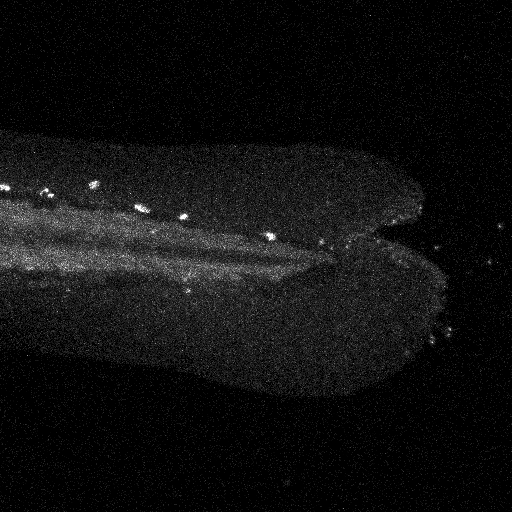
%> input picture Script_Z_Supplementary/fluorescent_fish.tif, 512 x 512 px
$ octave Supplementary_ScriptS1.m   (GNU Octave 9; MATLAB toolbox functions it lacks are replaced by stand-ins)
%> lines starting %> are read from the running program, lines starting %| are printed output that depends on the picture; in (x1, y1, x2, y2) boxes, pixels count from 0 and x2, y2 are one past the last pixel; in counts of white or black regions, pixels touching at a corner belong together; the program's own positions count from 1
### Script_E_Functions/imoverlay.m
function out = imoverlay(in, mask, color)
%IMOVERLAY Create a mask-based image overlay.
%   OUT = IMOVERLAY(IN, MASK, COLOR) takes an input image, IN, and a binary
%   image, MASK, and produces an output image whose pixels in the MASK
%   locations have the specified COLOR.
%
%   IN should be a grayscale or an RGB image of class uint8, uint8, int8,
%   logical, double, or single.  If IN is double or single, it should be in
%   the range [0, 1].  If it is not in that range, you might want to use
%   mat2gray to scale it into that range.
%
%   MASK should be a two-dimensional logical matrix.
%
%   COLOR should be a 1-by-3 vector of values in the range [0, 1].  [0 0 0]
%   is black, and [1 1 1] is white.
%
%   OUT is a uint8 RGB image.
%
%   Examples
%   --------
%   Overlay edge detection result in green over the original image.
%
%       I = imread('cameraman.tif');
%       bw = edge(I, 'canny');
%       rgb = imoverlay(I, bw, [0 1 0]);
%       imshow(rgb)
%
%   Treating the output of peaks as an image, overlay the values greater than
%   7 in red.  The output of peaks is not in the usual grayscale image range
%   of [0, 1], so use mat2gray to scale it.
%
%       I = peaks;
%       mask = I > 7;
%       rgb = imoverlay(mat2gray(I), mask, [1 0 0]);
%       imshow(rgb, 'InitialMagnification', 'fit')

%   Steven L. Eddins
%   Copyright 2006-2012 The MathWorks, Inc.

% If the user doesn't specify the color, use white.
DEFAULT_COLOR = [1 1 1];
if nargin < 3
    color = DEFAULT_COLOR;
end

% Force the 2nd input to be logical.
mask = (mask ~= 0);

% Make the uint8 the working data class.  The output is also uint8.
in_uint8 = im2uint8(in);
color_uint8 = im2uint8(color);

% Initialize the red, green, and blue output channels.
if ndims(in_uint8) == 2
    % Input is grayscale.  Initialize all output channels the same.
    out_red   = in_uint8;
    out_green = in_uint8;
    out_blue  = in_uint8;
else
    % Input is RGB truecolor.
    out_red   = in_uint8(:,:,1);
    out_green = in_uint8(:,:,2);
    out_blue  = in_uint8(:,:,3);
end

% Replace output channel values in the mask locations with the appropriate
% color value.
out_red(mask)   = color_uint8(1);
out_green(mask) = color_uint8(2);
out_blue(mask)  = color_uint8(3);

% Form an RGB truecolor image by concatenating the channel matrices along
% the third dimension.
out = cat(3, out_red, out_green, out_blue);

### Script_Z_Supplementary/Supplementary_ScriptS1.m
%% Unique to ADP
clear
dirScript_Z_Supplementary      ='C:\Users\ilyaVM\Dropbox\Zirmi\Script_Z_Supplementary';
dirScript_E_Functions          ='C:\Users\ilyaVM\Dropbox\Zirmi\Script_E_Functions';
%% Supplementary_ScriptS1
%   Zirmi Source Information can be found at:
%   <https://github.com/ADParedes/Zirmi>
%   Written By: Andre Daniel Paredes | email: andre.paredes@ymail.com
%   MATLAB Source Information can be found at:
%   <https://www.mathworks.com/help/images/image-analysis.html>
%   Description:  Single Image Processing Workflow commonly performed through available MATLAB tool. Requires  manual modifications of thresholding and morphological function values per image.
%% Define the following Directories appropriately
cd          (dirScript_Z_Supplementary)
addpath     (dirScript_E_Functions)
%% Section A: Read Image Data and Preprocess
%-Step A1: Read Image data into workspace from preselected directory
fluorFish                   = imread('fluorescent_fish.tif');
%> fluorFish is the input picture: size 512x512 uint16; min 288, max 65520, mean 4370.4
%-Step A2: Format fluorescen_fish image to a standardized bit format to streamline processing
bytes                       = 2^16-1;
I                = im2uint16(fluorFish);
%-Step A3: adjust Image to allow for more rigid image segmentations
background              = imopen(I,strel('disk',15));
I2                      = I - background;
I3                      = imadjust(I2);
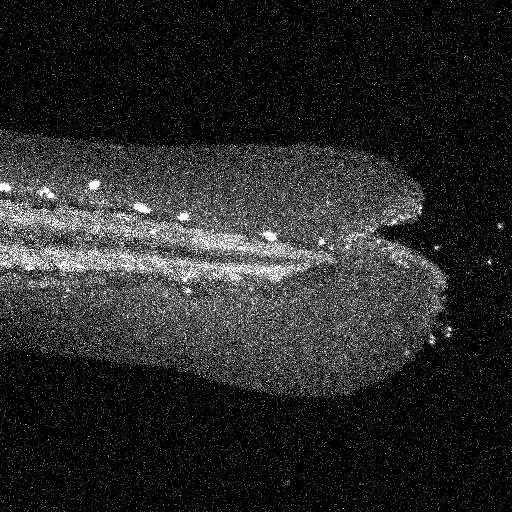
%> I3: size 512x512 uint16; min 0, max 65535, mean 9637.1; drawn with min black and max white
figure                  ();imshow(I3);
%% Section B:  Threshold Fish Tail
% Step B1. Detect entire Fish Tail
[~, threshold]      = edge(I, 'sobel');
%> threshold = 0.0713
fudgeFactor         = .55;
BWs                 = edge(I,'sobel', threshold * fudgeFactor);
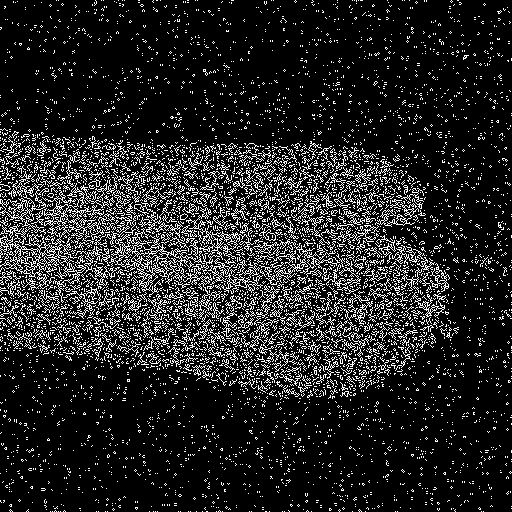
%> BWs: size 512x512 logical; 13.7% white in thin lines or dots
 figure(), imshow(BWs), title('binary gradient mask');
% Step B2. Morphological Operate Binary Image
se90                = strel('line', 3, 90);
se0                 = strel('line', 3, 0);
BWsdil              = imdilate(BWs, [se90 se0]);
%> BWsdil: size 512x512 logical; 48.6% white; 1206 white regions (566 under 20 px), largest, box (x1, y1, x2, y2) and area: (0, 117, 460, 421) 95450, (470, 253, 512, 283) 444, (169, 107, 183, 129) 156
BWdfill             = imfill(BWsdil,'holes');
%> BWdfill: size 512x512 logical; 50.7% white; 20 black regions (18 under 20 px), largest, box (x1, y1, x2, y2) and area: (0, 0, 512, 512) 129247, (0, 327, 7, 334) 20
BW2                 = bwareaopen(BWdfill, 1000);
%> BW2: size 512x512 logical; 38.5% white; 1 white region, box (x1, y1, x2, y2) and area: (0, 117, 460, 421) 100943
seD                 = strel('diamond',1);
BWfinal             = imerode(BW2,seD);
%> BWfinal: size 512x512 logical; 37.6% white; 14 white regions (9 under 20 px), largest, box (x1, y1, x2, y2) and area: (0, 126, 459, 407) 98170, (337, 405, 349, 420) 90, (429, 244, 444, 256) 64, (393, 154, 400, 162) 41, (411, 232, 417, 241) 26
BWfinal             = imerode(BWfinal,seD);
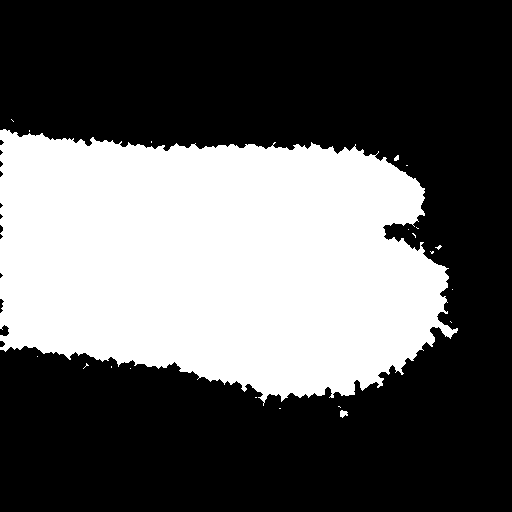
%> BWfinal: size 512x512 logical; 36.8% white; 21 white regions (18 under 20 px), largest, box (x1, y1, x2, y2) and area: (0, 129, 458, 406) 96227, (340, 410, 348, 418) 44, (394, 155, 399, 161) 22
BWfinal             = bwareaopen(BWfinal,1000);
%> BWfinal: size 512x512 logical; 36.7% white; 1 white region, box (x1, y1, x2, y2) and area: (0, 129, 458, 406) 96227
%-Step B3.  Show fish tail image segmentation
BWoutline           = bwperim(BWfinal);
%> BWoutline: size 512x512 logical; 0.63% white in thin lines or dots, all inside (x1, y1, x2, y2) = (0, 129, 458, 406)
thickBWperim        = bwmorph(BWoutline,'thicken',1);
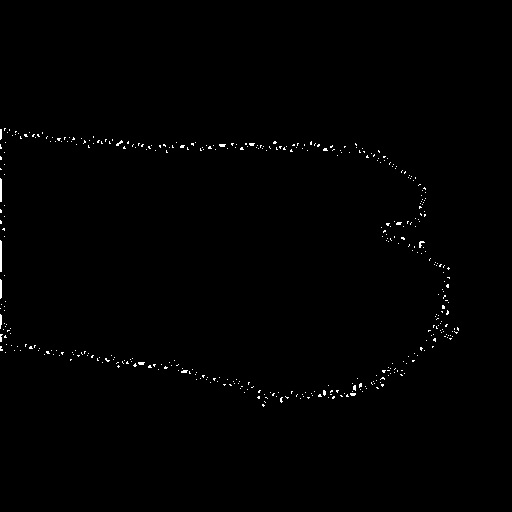
%> thickBWperim: size 512x512 logical; 0.57% white in thin lines or dots, all inside (x1, y1, x2, y2) = (0, 128, 459, 407)
Segout              = I;
Segout(thickBWperim)= bytes;
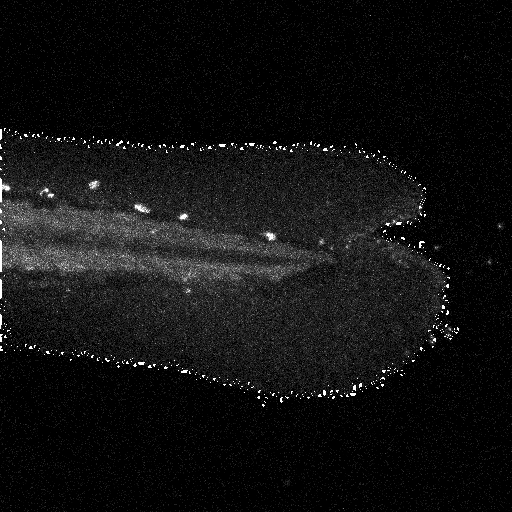
%> Segout: size 512x512 uint16; 0.57% of pixels changed, all inside (x1, y1, x2, y2) = (0, 128, 459, 407); drawn with min black and max white
imgFinalPerim       = imoverlay(I,thickBWperim,[1 1 0]);
%> in imoverlay, `out_red(mask)   = color_uint8(1);`:
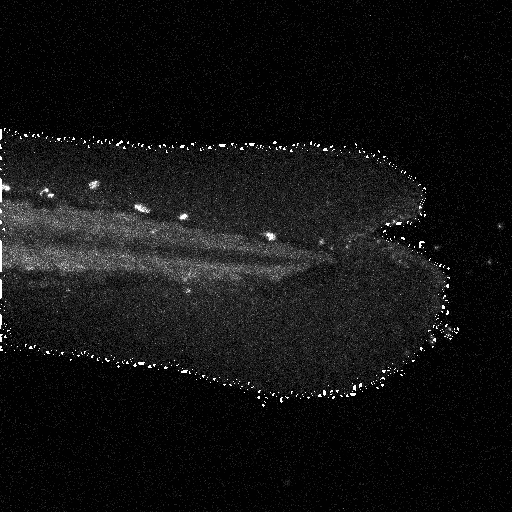
%> out_red: size 512x512 uint8; min 1, max 255, mean 18.1
%> in imoverlay, `out_blue(mask)  = color_uint8(3);`:
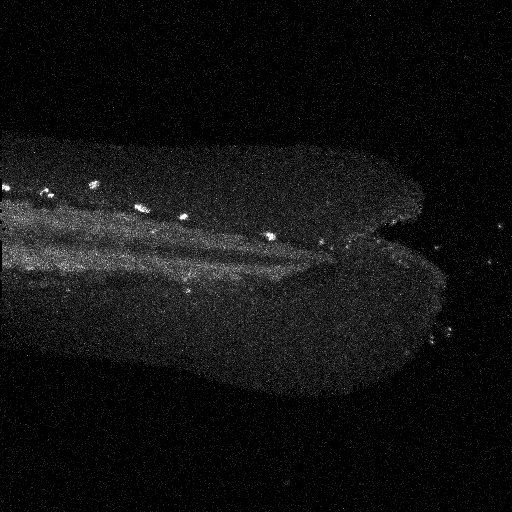
%> out_blue: size 512x512 uint8; min 0, max 255, mean 16.7
figure();
imshow(imgFinalPerim);
title('outlined original image');
%% Section C:  Extrapolate Binary Image Components for further Analysis
binaryImgComp       = bwconncomp(BWfinal,4);
%> binaryImgComp = 18 connected components
